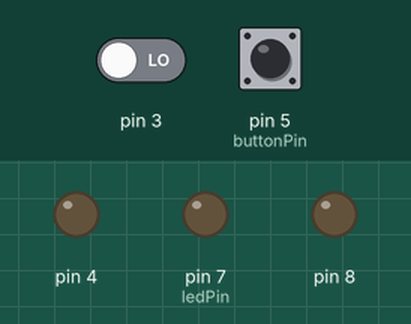
A sketch run on a simulated Arduino Uno, built with avr-gcc and run on an emulated ATmega328P. Parts: output pins drawn as LEDs (lit = HIGH). The test bench sets the inputs (shaded band); at power-on: pin 5 (buttonPin) LOW, pin 3 LOW. What the sketch prints to the serial monitor is not drawn.

Above: at 1.2 s.
1.3 s: pin 5 (buttonPin) pulled HIGH for 0.15 s
At 1.48 s:
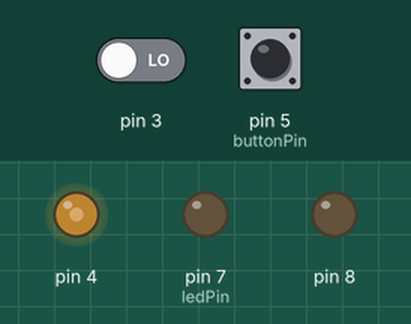
3.0 s: pin 3 driven HIGH
At 3.3 s:
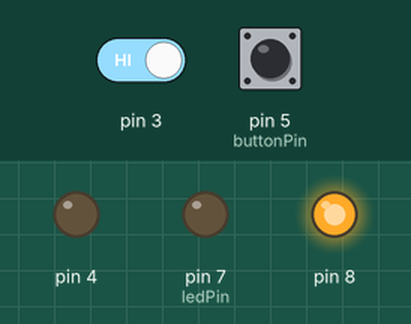
4.5 s: pin 5 (buttonPin) pulled HIGH for 0.15 s
At 4.67 s:
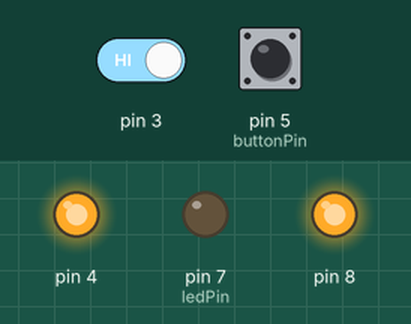
6.2 s: pin 5 (buttonPin) pulled HIGH for 3.2 s
At 7.5 s:
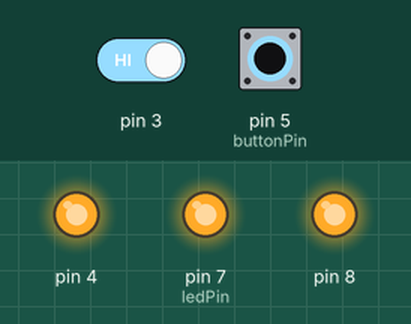
10.9 s: pin 3 driven LOW
At 11.2 s:
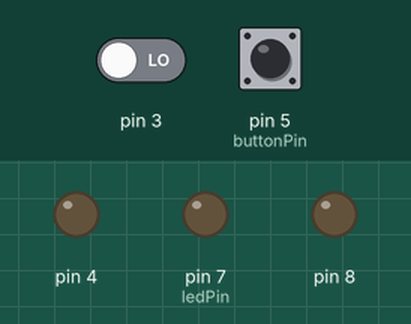
12.4 s: pin 5 (buttonPin) pulled HIGH for 1 s
At 13.2 s:
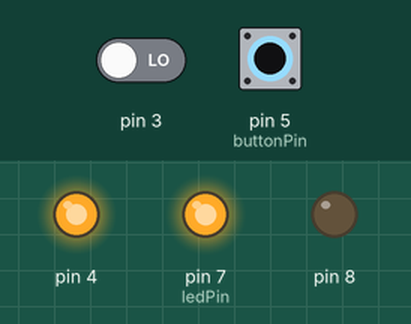
Timing chart, 0 to 15.4 s (numbered marks = the images above; inputs shaded):
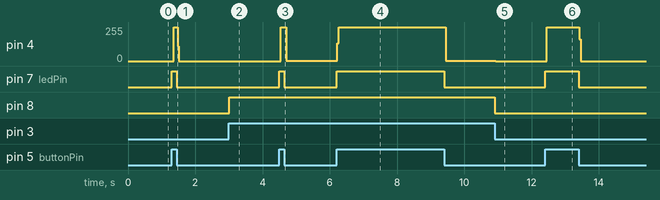

The sketch:

remote_ka_code.ino
```cpp
// constants won't change. They're used here to
// set pin numbers:
const int buttonPin = 5;     // the number of the pushbutton pin
const int ledPin =  7;      // the number of the LED pin
int k = 0;
// variables will change:
int buttonState = 0;         // variable for reading the pushbutton status

void setup() {
  // initialize the LED pin as an output:
  pinMode(ledPin, OUTPUT);
  pinMode(3, INPUT);
  pinMode(4, OUTPUT);
  pinMode(8, OUTPUT);
  Serial.begin(9600);
  // initialize the pushbutton pin as an input:
  pinMode(buttonPin, INPUT);
}

void loop() {

  buttonState = digitalRead(buttonPin);
k = digitalRead(3);
  // check if the pushbutton is pressed.
  // if it is, the buttonState is HIGH:
  if (buttonState == HIGH) {
    // turn LED on:
    digitalWrite(ledPin, HIGH);
    digitalWrite(4, HIGH);
    Serial.println("high");
  } else {
    // turn LED off:
    digitalWrite(ledPin, LOW);
    digitalWrite(4, LOW);
   Serial.println("low");
  }

   if (k == HIGH) {
    // turn LED on:
    digitalWrite(8, HIGH);
    digitalWrite(4, HIGH);
  } else {
    // turn LED off:
    digitalWrite(8, LOW);
    digitalWrite(4, LOW);
  }
}
```

Measured:
- after the input at 1.3 s, pin 4: 0/255 → 254/255 after 0.05 s, → 0/255 0.12 s later; pin 7 (ledPin): LOW → HIGH at once, → LOW 0.15 s later
- after the input at 3.0 s, pin 8: LOW → HIGH at once
- after the input at 4.5 s, pin 4: 0/255 → 255/255 at once, → 1/255 0.16 s later; pin 7 (ledPin): LOW → HIGH at once, → LOW 0.15 s later
- after the input at 6.2 s, pin 4: 1/255 → 255/255 at once, → 1/255 3.2 s later; pin 7 (ledPin): LOW → HIGH at once, → LOW 3.2 s later
- after the input at 10.9 s, pin 4: 1/255 → 0/255 at once; pin 8: HIGH → LOW at once
- after the input at 12.4 s, pin 4: 0/255 → 254/255 after 0.06 s, → 0/255 0.96 s later; pin 7 (ledPin): LOW → HIGH at once, → LOW 1.0 s later
